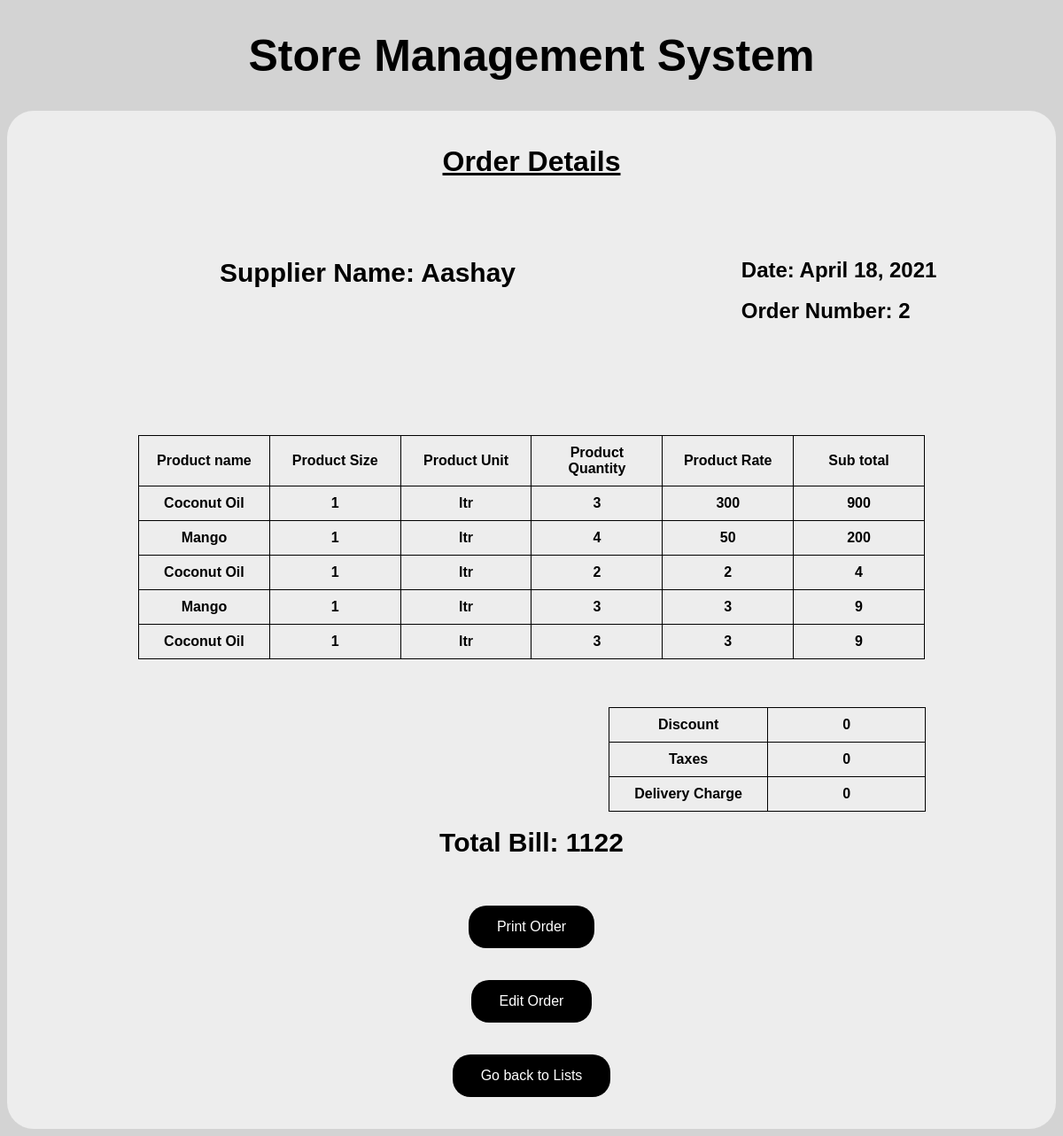
Page /order/2 on the committed database.
### storedb/models.py (models this page shows, shortened)
class Order(models.Model):
    supp_name = models.CharField(max_length=30)
    date = models.DateField()
    order_no = models.IntegerField()
    prod_name = models.CharField(max_length=30)
    prod_size = models.CharField(max_length=30)
    prod_unit = models.CharField(max_length=10)
    prod_quant = models.IntegerField()
    prod_rate = models.IntegerField()
    total = models.IntegerField()
    discount = models.IntegerField(default=0)
    taxes = models.IntegerField(default=0)
    delivery = models.IntegerField(default=0)

### storedb/views.py (the view)
# urls.py: path('order/<order_no>', views.order_details, name='order_details'),
def order_details(request, order_no):
    order = Order.objects.all().filter(order_no=order_no)
    order_supp_name = order[0].supp_name
    order_date = order[0].date
    order_total = order[0].total
    order_no = order[0].order_no
    discount = order[0].discount
    tax = order[0].taxes
    delivery = order[0].delivery
    total = 0
    for i in order:
        total = i.total + total
    final_total = total + discount + tax + delivery
    context = {'order': order, 'order_supp_name': order_supp_name,
               'order_date': order_date, 'order_total': order_total,
               'order_no': order_no, 'total': final_total, 'discount':discount,
               'tax':tax, 'delivery':delivery}
    return render(request, 'order_details.html', context)

### storedb/templates/order_details.html (shortened to what this page needs)
{% extends "base.html" %}
{% block content %}
<h1><u><center>Order Details</center> </u> </h1><br>
<div class="cname">
<label style="font-size:30px">Supplier Name: {{order_supp_name}}</label>
</div>
<div class="date">
    <label style="font-size:24px">Date: {{order_date}}</label><br><br>
    <label style="font-size:24px">Order Number: {{order_no}}</label><br><br>
</div>
<center>
<div class="content">
    <table>
        <tr>
            <td>Product name</td>
            <td>Product Size</td>
            <td>Product Unit</td>
            <td>Product Quantity</td>
            <td>Product Rate</td>
            <td>Sub total</td>
        </tr>
        {% for i in order %}
        <tr>
            <td>{{i.prod_name}}</td>
            <td>{{i.prod_size}}</td>
            <td>{{i.prod_unit}}</td>
            <td>{{i.prod_quant}}</td>
            <td>{{i.prod_rate}}</td>
            <td>{{i.total}}</td>
        </tr>
        {% endfor %}
    </table><br><br><br>
<div class="table5">
    <table class="table4">
        <tr>
            <td>Discount</td>
            <td>{{discount}}</td>
        </tr>
        <tr>
            <td>Taxes</td>
            <td>{{tax}}</td>
        </tr>
        <tr>
            <td>Delivery Charge</td>
            <td>{{delivery}}</td>
        </tr>
    </table><br></div>
  <label style="font-size:30px">Total Bill: {{ total }}
  </label><br><br><br><br>
     <form action="./printorder/{{order_no}}" method="post">
    <button type="submit">Print Order</button>
    </form>
    <br><br>
    <form action="{{order_no}}/edit_order" method="post">
    <button type="submit">Edit Order</button>
    </form><br>
  </label><br>
    <form action="./toorderlists" method="post">
        <button type="submit">Go back to Lists</button>
    </form><br><br>
</div>
</center>
{% endblock content %}

### storedb/templates/base.html (style rules this page uses)
html { background: #D3D3D3 ; font-family: Verdana, sans-serif; }
table, th, td { table-layout: fixed; border: 1px solid black; border-collapse: collapse; width: 70%; text-align: center; padding: 10px; }
button { background-color:black; border: medium; border-color: black; color: white; padding: 15px 32px; text-align: center; border-radius: 20px; font-size: 16px; }

### storedb/templates/order_details.html (style rules this page uses)
table, th, td { border: 1px solid black; border-collapse: collapse; width: 75%; text-align: center; padding: 10px; }
.cname { width: 30%; float: left; height:200px; padding-left: 240px; padding-top: 50px;  }
.date { width: 30%; float:right; padding-top: 50px;  }
.content { padding-top: 250px; }
.table4 { width:55%; }
.table4 td { width:30%; }
.table5 { padding-left:45%; }

### rows in the picture
Order: supp_name "Aashay", date "April 18, 2021", prod_name "Coconut Oil", prod_size "1", prod_unit "ltr", prod_quant "3", prod_rate "300", total "900"
Order: prod_name "Mango", prod_size "1", prod_unit "ltr", prod_quant "4", prod_rate "50", total "200"
Order: prod_name "Coconut Oil", prod_size "1", prod_unit "ltr", prod_quant "2", prod_rate "2", total "4"
Order: prod_name "Mango", prod_size "1", prod_unit "ltr", prod_quant "3", prod_rate "3", total "9"
Order: prod_name "Coconut Oil", prod_size "1", prod_unit "ltr", prod_quant "3", prod_rate "3", total "9"

### other values in the picture
{{ order_no }} "2"
{{ discount }} "0"
{{ tax }} "0"
{{ delivery }} "0"
{{ total }} "1122"
